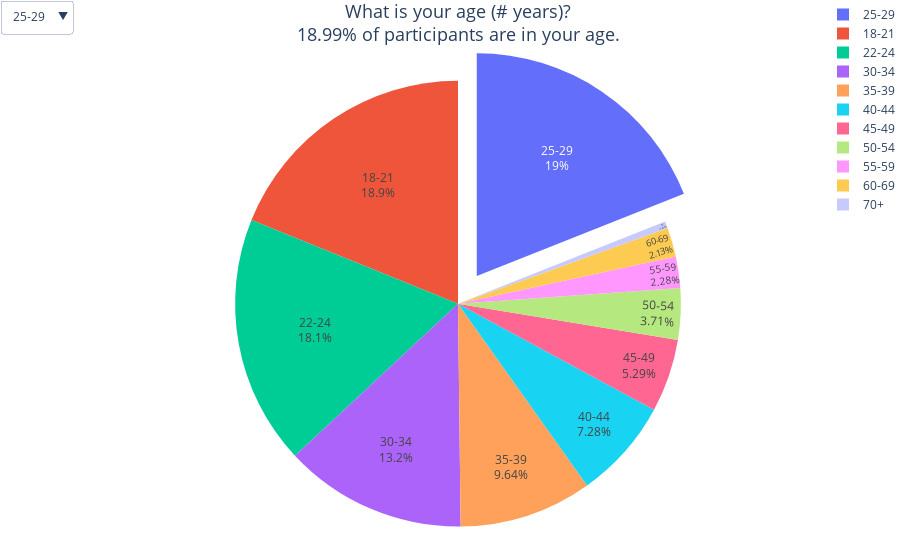

Notebook code for this chart:
### Markdown cell above
### Comparison with all the participants

### Code cell
my_age = '25-29'
question = descriptions.iloc[1]
values = data.Q1.value_counts().values  # Ages of Kagglers
labels = data.Q1.value_counts().index   # Age ranges

pie_chart(my_age, question, values, labels, [' of participants are in your age.' for label in labels])

### Figure 1 — Plotly figure (JSON) as saved in the notebook; plotly's stock layout.template omitted (floating-point values rounded to 4 significant figures)
{"data": [{"hoverinfo": "label+percent", "labels": ["25-29", "18-21", "22-24", "30-34", "35-39", "40-44", "45-49", "50-54", "55-59", "60-69", "70+"], "pull": [0.15, 0, 0, 0, 0, 0, 0, 0, 0, 0, 0], "textinfo": "label+percent", "textposition": "inside", "title": {"font": {"size": 18}, "text": "What is your age (# years)?<br>18.99% of participants are in your age."}, "type": "pie", "values": [4931, 4901, 4694, 3441, 2504, 1890, 1375, 964, 592, 553, 128], "visible": true}, {"hoverinfo": "label+percent", "labels": ["25-29", "18-21", "22-24", "30-34", "35-39", "40-44", "45-49", "50-54", "55-59", "60-69", "70+"], "pull": [0, 0.15, 0, 0, 0, 0, 0, 0, 0, 0, 0], "textinfo": "label+percent", "textposition": "inside", "title": {"font": {"size": 18}, "text": "What is your age (# years)?<br>18.87% of participants are in your age."}, "type": "pie", "values": [4931, 4901, 4694, 3441, 2504, 1890, 1375, 964, 592, 553, 128], "visible": false}, {"hoverinfo": "label+percent", "labels": ["25-29", "18-21", "22-24", "30-34", "35-39", "40-44", "45-49", "50-54", "55-59", "60-69", "70+"], "pull": [0, 0, 0.15, 0, 0, 0, 0, 0, 0, 0, 0], "textinfo": "label+percent", "textposition": "inside", "title": {"font": {"size": 18}, "text": "What is your age (# years)?<br>18.07% of participants are in your age."}, "type": "pie", "values": [4931, 4901, 4694, 3441, 2504, 1890, 1375, 964, 592, 553, 128], "visible": false}, {"hoverinfo": "label+percent", "labels": ["25-29", "18-21", "22-24", "30-34", "35-39", "40-44", "45-49", "50-54", "55-59", "60-69", "70+"], "pull": [0, 0, 0, 0.15, 0, 0, 0, 0, 0, 0, 0], "textinfo": "label+percent", "textposition": "inside", "title": {"font": {"size": 18}, "text": "What is your age (# years)?<br>13.25% of participants are in your age."}, "type": "pie", "values": [4931, 4901, 4694, 3441, 2504, 1890, 1375, 964, 592, 553, 128], "visible": false}, {"hoverinfo": "label+percent", "labels": ["25-29", "18-21", "22-24", "30-34", "35-39", "40-44", "45-49", "50-54", "55-59", "60-69", "70+"], "pull": [0, 0, 0, 0, 0.15, 0, 0, 0, 0, 0, 0], "textinfo": "label+percent", "textposition": "inside", "title": {"font": {"size": 18}, "text": "What is your age (# years)?<br>9.64% of participants are in your age."}, "type": "pie", "values": [4931, 4901, 4694, 3441, 2504, 1890, 1375, 964, 592, 553, 128], "visible": false}, {"hoverinfo": "label+percent", "labels": ["25-29", "18-21", "22-24", "30-34", "35-39", "40-44", "45-49", "50-54", "55-59", "60-69", "70+"], "pull": [0, 0, 0, 0, 0, 0.15, 0, 0, 0, 0, 0], "textinfo": "label+percent", "textposition": "inside", "title": {"font": {"size": 18}, "text": "What is your age (# years)?<br>7.28% of participants are in your age."}, "type": "pie", "values": [4931, 4901, 4694, 3441, 2504, 1890, 1375, 964, 592, 553, 128], "visible": false}, {"hoverinfo": "label+percent", "labels": ["25-29", "18-21", "22-24", "30-34", "35-39", "40-44", "45-49", "50-54", "55-59", "60-69", "70+"], "pull": [0, 0, 0, 0, 0, 0, 0.15, 0, 0, 0, 0], "textinfo": "label+percent", "textposition": "inside", "title": {"font": {"size": 18}, "text": "What is your age (# years)?<br>5.29% of participants are in your age."}, "type": "pie", "values": [4931, 4901, 4694, 3441, 2504, 1890, 1375, 964, 592, 553, 128], "visible": false}, {"hoverinfo": "label+percent", "labels": ["25-29", "18-21", "22-24", "30-34", "35-39", "40-44", "45-49", "50-54", "55-59", "60-69", "70+"], "pull": [0, 0, 0, 0, 0, 0, 0, 0.15, 0, 0, 0], "textinfo": "label+percent", "textposition": "inside", "title": {"font": {"size": 18}, "text": "What is your age (# years)?<br>3.71% of participants are in your age."}, "type": "pie", "values": [4931, 4901, 4694, 3441, 2504, 1890, 1375, 964, 592, 553, 128], "visible": false}, {"hoverinfo": "label+percent", "labels": ["25-29", "18-21", "22-24", "30-34", "35-39", "40-44", "45-49", "50-54", "55-59", "60-69", "70+"], "pull": [0, 0, 0, 0, 0, 0, 0, 0, 0.15, 0, 0], "textinfo": "label+percent", "textposition": "inside", "title": {"font": {"size": 18}, "text": "What is your age (# years)?<br>2.28% of participants are in your age."}, "type": "pie", "values": [4931, 4901, 4694, 3441, 2504, 1890, 1375, 964, 592, 553, 128], "visible": false}, {"hoverinfo": "label+percent", "labels": ["25-29", "18-21", "22-24", "30-34", "35-39", "40-44", "45-49", "50-54", "55-59", "60-69", "70+"], "pull": [0, 0, 0, 0, 0, 0, 0, 0, 0, 0.15, 0], "textinfo": "label+percent", "textposition": "inside", "title": {"font": {"size": 18}, "text": "What is your age (# years)?<br>2.13% of participants are in your age."}, "type": "pie", "values": [4931, 4901, 4694, 3441, 2504, 1890, 1375, 964, 592, 553, 128], "visible": false}, {"hoverinfo": "label+percent", "labels": ["25-29", "18-21", "22-24", "30-34", "35-39", "40-44", "45-49", "50-54", "55-59", "60-69", "70+"], "pull": [0, 0, 0, 0, 0, 0, 0, 0, 0, 0, 0.15], "textinfo": "label+percent", "textposition": "inside", "title": {"font": {"size": 18}, "text": "What is your age (# years)?<br>0.49% of participants are in your age."}, "type": "pie", "values": [4931, 4901, 4694, 3441, 2504, 1890, 1375, 964, 592, 553, 128], "visible": false}], "layout": {"margin": {"b": 0, "l": 0, "r": 0, "t": 0}, "updatemenus": [{"active": 0, "buttons": [{"args": [{"visible": [true, false, false, false, false, false, false, false, false, false, false]}, {"title": "25-29"}, {"selected": [true, true, true, true, true, true, true, true, true, true, true]}], "label": "25-29", "method": "update"}, {"args": [{"visible": [false, true, false, false, false, false, false, false, false, false, false]}, {"title": "18-21"}, {"selected": [false, false, false, false, false, false, false, false, false, false, false]}], "label": "18-21", "method": "update"}, {"args": [{"visible": [false, false, true, false, false, false, false, false, false, false, false]}, {"title": "22-24"}, {"selected": [false, false, false, false, false, false, false, false, false, false, false]}], "label": "22-24", "method": "update"}, {"args": [{"visible": [false, false, false, true, false, false, false, false, false, false, false]}, {"title": "30-34"}, {"selected": [false, false, false, false, false, false, false, false, false, false, false]}], "label": "30-34", "method": "update"}, {"args": [{"visible": [false, false, false, false, true, false, false, false, false, false, false]}, {"title": "35-39"}, {"selected": [false, false, false, false, false, false, false, false, false, false, false]}], "label": "35-39", "method": "update"}, {"args": [{"visible": [false, false, false, false, false, true, false, false, false, false, false]}, {"title": "40-44"}, {"selected": [false, false, false, false, false, false, false, false, false, false, false]}], "label": "40-44", "method": "update"}, {"args": [{"visible": [false, false, false, false, false, false, true, false, false, false, false]}, {"title": "45-49"}, {"selected": [false, false, false, false, false, false, false, false, false, false, false]}], "label": "45-49", "method": "update"}, {"args": [{"visible": [false, false, false, false, false, false, false, true, false, false, false]}, {"title": "50-54"}, {"selected": [false, false, false, false, false, false, false, false, false, false, false]}], "label": "50-54", "method": "update"}, {"args": [{"visible": [false, false, false, false, false, false, false, false, true, false, false]}, {"title": "55-59"}, {"selected": [false, false, false, false, false, false, false, false, false, false, false]}], "label": "55-59", "method": "update"}, {"args": [{"visible": [false, false, false, false, false, false, false, false, false, true, false]}, {"title": "60-69"}, {"selected": [false, false, false, false, false, false, false, false, false, false, false]}], "label": "60-69", "method": "update"}, {"args": [{"visible": [false, false, false, false, false, false, false, false, false, false, true]}, {"title": "70+"}, {"selected": [false, false, false, false, false, false, false, false, false, false, false]}], "label": "70+", "method": "update"}], "type": "dropdown"}]}}
